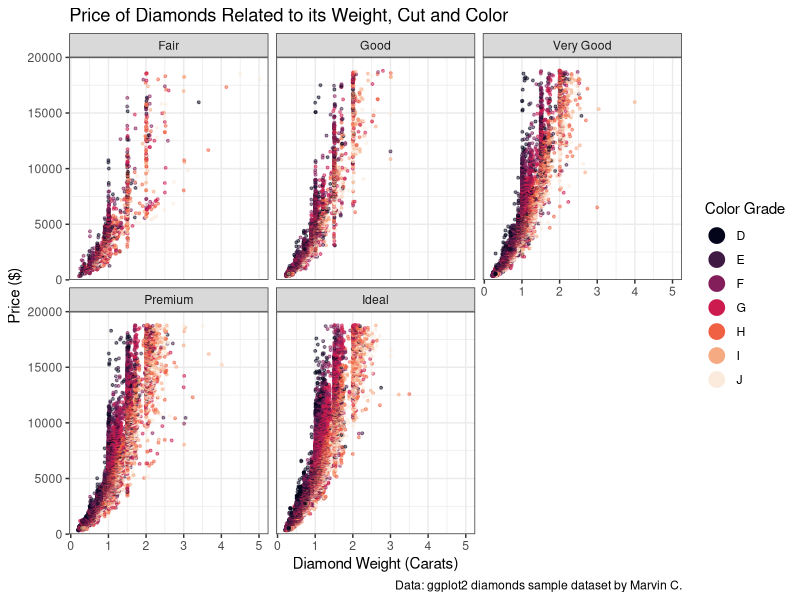

This figure's R source:
## ---- chunk 1
knitr::opts_chunk$set(echo = FALSE, message = FALSE, warning = FALSE)
## ---- chunk 2
library(tidyverse)
data("diamonds")
## ---- chunk 3
#| fig-cap: "Visualization created by Marvin C., 2025 using RStudio's sample dataset"
#| fig-alt: "A facet-wrapped scatterplot relating the price of diamonds to three categories: cut, color, and weight. The graph shows that as weight increases, price also increases, and that higher color grades and better cuts scale faster in price."

diamonds %>%
  ggplot(aes(y = price, x = carat, color = color)) +
  geom_point(alpha = 0.5, size = 0.7) +
  facet_wrap(~cut) +
  scale_color_viridis_d(option = "rocket") +
  labs(x = "Diamond Weight (Carats)", 
       y = "Price ($)", 
       color = "Color Grade",
       title = "Price of Diamonds Related to its Weight, Cut and Color",
       caption = "Data: ggplot2 diamonds sample dataset by Marvin C.") +
  theme_bw() +
  scale_y_continuous(expand = c(0, 0), 
                     limits = c(0, 20000)) + 
  guides(color = guide_legend(override.aes = list(size = 5, alpha = 1))) 
